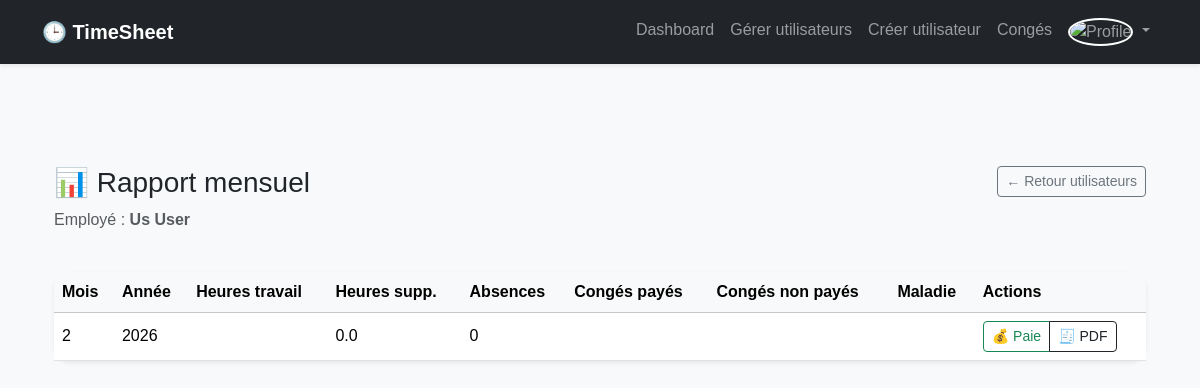
Page /admin/report/3 (signed in) on the committed database.
### models.py (models this page shows, shortened)
class User(UserMixin, db.Model):
    id = db.Column(db.Integer, primary_key=True)
    nom = db.Column(db.String(100), nullable=False)
    prenom = db.Column(db.String(100), nullable=False)
    email = db.Column(db.String(120), unique=True, nullable=False)
    password_hash = db.Column(db.String(200), nullable=False)
    role = db.Column(db.String(20))  # admin, manager, consultant
    manager_id = db.Column(db.Integer, db.ForeignKey('user.id'))
    manager = db.relationship('User', remote_side=[id])
    project_id = db.Column(db.Integer, db.ForeignKey('project.id'))
    project = db.relationship('Project')
    must_change_password = db.Column(db.Boolean, default=True)
    profile_image = db.Column(db.String(255), default=None)  # chemin vers l'image de profil

class MonthlyReport(db.Model):
    id = db.Column(db.Integer, primary_key=True)
    user_id = db.Column(db.Integer, db.ForeignKey('user.id'), nullable=False)
    month = db.Column(db.Integer, nullable=False)   # 1-12
    year = db.Column(db.Integer, nullable=False)
    total_work_hours = db.Column(db.Float, default=0)
    total_absence_hours = db.Column(db.Float, default=0)
    work_days = db.Column(db.Integer, default=0)
    absence_days = db.Column(db.Integer, default=0)
    overtime_hours = db.Column(db.Float, default=0)
    salary_base = db.Column(db.Float, default=0)
    salary_bonus = db.Column(db.Float, default=0)
    salary_total = db.Column(db.Float, default=0)
    vacation_days_used = db.Column(db.Integer, default=0)
    generated_at = db.Column(db.DateTime, default=datetime.utcnow)

### routes/admin.py (the view)
@admin.route('/report/<int:user_id>')
@login_required
@admin_required
def admin_report(user_id):
    reports = MonthlyReport.query.filter_by(
        user_id=user_id
    ).order_by(MonthlyReport.year.desc(), MonthlyReport.month.desc()).all()
    user = User.query.get_or_404(user_id)
    return render_template('admin/report.html', reports=reports, user=user)

### app.py (called while the page is built)
@login_manager.user_loader
def load_user(user_id):
    return User.query.get(int(user_id))

### routes/admin.py (called while the page is built)
def admin_required(f):
    @wraps(f)
    def decorated_function(*args, **kwargs):
        if not current_user.is_authenticated or current_user.role != 'admin':
            return abort(403)
        return f(*args, **kwargs)
    return decorated_function

### templates/admin/report.html (shortened to what this page needs)
{% extends "base.html" %}
{% block content %}
<div class="container mt-5">
  <div class="row mb-4">
    <div class="col-md-8">
      <h3>📊 Rapport mensuel</h3>
      <p class="text-muted">Employé : <strong>{{ user.prenom }} {{ user.nom }}</strong></p>
    </div>
    <div class="col-md-4 text-end">
      <a href="/admin/users" class="btn btn-sm btn-outline-secondary">
        ← Retour utilisateurs
      </a>
    </div>
  </div>
  {% if reports and reports|length > 0 %}
  <div class="card shadow-sm border-0 rounded-4">
    <div class="table-responsive">
      <table class="table table-hover align-middle mb-0">
        <thead class="table-light">
          <tr>
            <th>Mois</th>
            <th>Année</th>
            <th>Heures travail</th>
            <th>Heures supp.</th>
            <th>Absences</th>
            <th>Congés payés</th>
            <th>Congés non payés</th>
            <th>Maladie</th>
            <th>Actions</th>
          </tr>
        </thead>
        <tbody>
          {% for r in reports %}
          <tr>
            <td>{{ r.month }}</td>
            <td>{{ r.year }}</td>
            <td>{{ r.work_hours }}</td>
            <td>{{ r.overtime_hours }}</td>
            <td>{{ r.absence_days }}</td>
            <td>{{ r.vacation_day }}</td>
            <td>{{ r.unpaid_days }}</td>
            <td>{{ r.sick_days }}</td>
            <td>
              <div class="btn-group btn-group-sm">
                <a href="/admin/generate-payroll/{{ user.id }}?month={{ r.month }}&year={{ r.year }}"
                   class="btn btn-outline-success">
                  💰 Paie
                </a>
                <a href="/admin/generate-payslip/{{ user.id }}/{{ r.month }}/{{ r.year }}"
                   class="btn btn-outline-dark">
                  🧾 PDF
                </a>
              </div>
            </td>
          </tr>
          {% endfor %}
        </tbody>
      </table>
    </div>
  </div>
  {% else %}
  <div class="alert alert-info text-center">
    Aucun rapport mensuel disponible pour cet utilisateur.
  </div>
  {% endif %}
</div>
{% endblock %}

### static/style.css (style rules this page uses)
body { font-family: Arial, sans-serif; background-color: #f5f6fa; margin: 0; padding: 0; }

### rows in the picture
User: prenom "Us", nom "User"
MonthlyReport: month "2", year "2026", overtime_hours "0.0", absence_days "0"
